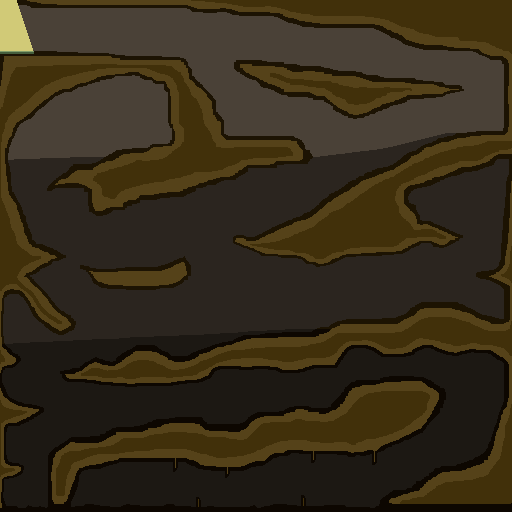

A level layout from a 2D game, rendered from its tile map. Below: a short description, then the map file with its tile-grid data intact:
An orthogonal 16x16 tile map with 32x32 px tiles, 1 tile layer (BackGround).

<map version="1.4" tiledversion="1.4.3" orientation="orthogonal" renderorder="right-down" width="16" height="16" tilewidth="32" tileheight="32" infinite="0" nextlayerid="2" nextobjectid="1">
 <editorsettings>
  <export target="MapPrototypeTiledCollider.json" format="json" />
 </editorsettings>
 <tileset firstgid="1" source="MapPrototypeTileset.tsx" />
 <layer id="1" name="BackGround" width="16" height="16">
  <data encoding="csv">
1,2,3,4,5,6,7,8,9,10,11,12,13,14,15,16,
17,18,19,20,21,22,23,24,25,26,27,28,29,30,31,32,
33,34,35,36,37,38,39,40,41,42,43,44,45,46,47,48,
49,50,51,52,53,54,55,56,57,58,59,60,61,62,63,64,
65,66,67,68,69,70,71,72,73,74,75,76,77,78,79,80,
81,82,83,84,85,86,87,88,89,90,91,92,93,94,95,96,
97,98,99,100,101,102,103,104,105,106,107,108,109,110,111,112,
113,114,115,116,117,118,119,120,121,122,123,124,125,126,127,128,
129,130,131,132,133,134,135,136,137,138,139,140,141,142,143,144,
145,146,147,148,149,150,151,152,153,154,155,156,157,158,159,160,
161,162,163,164,165,166,167,168,169,170,171,172,173,174,175,176,
177,178,179,180,181,182,183,184,185,186,187,188,189,190,191,192,
193,194,195,196,197,198,199,200,201,202,203,204,205,206,207,208,
209,210,211,212,213,214,215,216,217,218,219,220,221,222,223,224,
225,226,227,228,229,230,231,232,233,234,235,236,237,238,239,240,
241,242,243,244,245,246,247,248,249,250,251,252,253,254,255,256
</data>
 </layer>
</map>